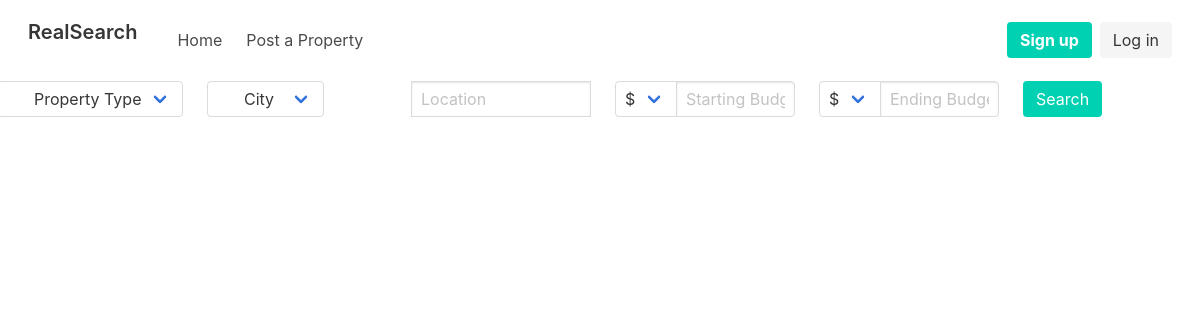
Page /property/ on the earlier database version.
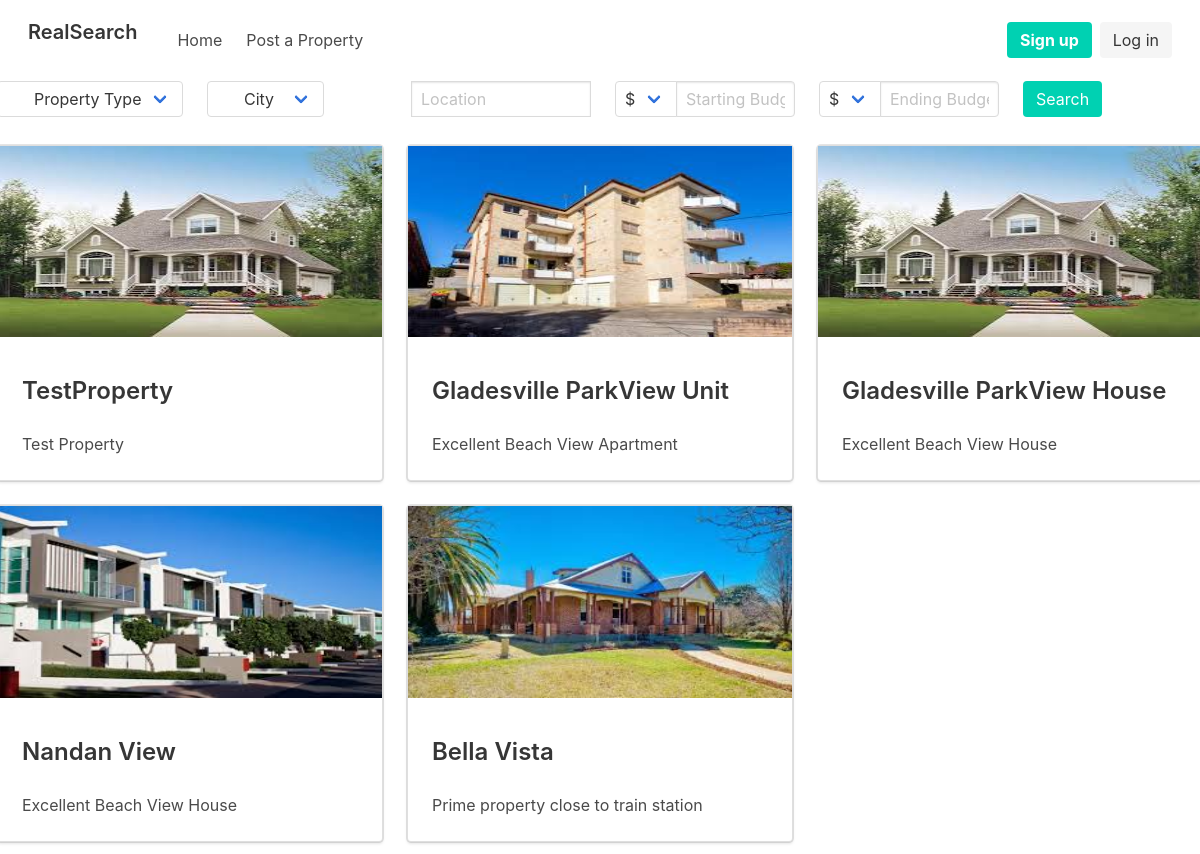
Same page on the later database version.
### property/models.py (models this page shows, shortened)
class Property(models.Model):
    PROPERTY_CHOICES = (
        ('UN', 'Unit'),
        ('TW', 'TownHouse'),
        ('VL', 'Villa'),
        ('HS', 'House'),
    )
    name = models.CharField(max_length=200, blank=True, null=True)
    is_available = models.BooleanField(default=False)
    is_sale = models.BooleanField(default=False)
    is_rental = models.BooleanField(default=False)
    is_published = models.BooleanField(default=False)
    available_date = models.DateField(null=True, blank=True)
    price = models.CharField(max_length=50, blank=True, null=True)
    summary = models.CharField(max_length=500, blank=True, null=True)
    description = models.TextField(max_length=3000, blank=True, null=True)
    address1 =  models.CharField(max_length=100, blank=True, null=True)
    address2 = models.CharField(max_length=100, blank=True, null=True)
    address3 = models.CharField(max_length=100, blank=True, null=True)
    city = models.CharField(max_length=100, blank=True, null=True)
    state = models.CharField(max_length=50, blank=True, null=True)
    country = CountryField(blank=True, null=True)
    postcode = models.CharField(max_length=10, blank=True, null=True)
    property_type = models.CharField(
      max_length = 2,
      choices = PROPERTY_CHOICES,
      default = 'UN',
    )
    bedrooms = models.IntegerField(blank=True, null=True)
    bathrooms = models.IntegerField(blank=True, null=True)
    carparking = models.IntegerField(blank=True, null=True)
    built_up_area = models.CharField(max_length=50, blank=True, null=True)
    profile = models.ForeignKey(Profile, blank=True, null=True, related_name='properties', on_delete=models.CASCADE)
    objects = PropertyManager()
    def get_all_images(self):
        images = self.images.all()
        return images

class Image(models.Model):
    property = models.ForeignKey(Property, related_name='images')
    file = models.ImageField(upload_to='static/images/')
    position = models.PositiveSmallIntegerField(default=0)
    class Meta:
        ordering = ['position']

### property/views.py (the view, shortened to what this page needs)
def property_home(request):
    properties = Property.objects.filter(is_available=True, is_published=True);
    c = {'properties': properties}
    return render(request, 'home.html', c)

### property/templates/home.html
{% extends "base.html" %}
{% block content %}
  <section>
    <div class="row columns">
      {% for property in properties %}
        {% if properties|length > 2 %}
        <div class="column is-one-third">
        {% elif properties|length == 2 %}
        <div class="column is-half">
        {% else %}
        <div class="column is-full">
        {% endif %}
          <div class="card">
            <div class="card-image">
              <figure class="image is-2by1">
                <img src="http://localhost:8000/{{ property.get_all_images.0.file }}">
              </figure>
            </div>
            <div class="card-content">
              <div class="media">
                  <div class="media-content">
                      <p class="title is-4">{{ property.name }}</p>
                  </div>
              </div>
              <div class="content">
                  {{ property.summary }}
              </div>
            </div>
          </div>
        </div>
      {% endfor %}
    </div>
  </section>
{% endblock content %}

### property/templates/base.html (shortened to what this page needs)
{% load static %}
<!DOCTYPE html>
<html lang="en" dir="ltr">
  <head>
    <link rel="stylesheet" href="{% static 'css/bulma.css' %}">
    <link rel="stylesheet" href="https://stackpath.bootstrapcdn.com/bootstrap/4.1.3/css/bootstrap.min.css">
  </head>
  <body>
    {% block navbar %}
      {% include 'navbar.html' %}
    {% endblock navbar %}
    {% block search_bar %}
      {% include 'search.html' %}
    {% endblock search_bar %}
    {% block content %}
    {% endblock content %}
  </body>
</html>

### property/templates/navbar.html (shortened to what this page needs)
{% load static %}
{% block navbar %}
  <nav class="navbar" role="navigation" aria-label="main navigation">
  <div class="navbar-brand">
    <a class="navbar-item" href="{% url 'property_home' %}">
      <p class="title is-5">RealSearch</p>
    </a>
  </div>
  <div id="navbarBasicExample" class="navbar-menu">
    <div class="navbar-start">
      <a class="navbar-item" href="{% url 'property_home' %}">
        Home
      </a>
      <a class="navbar-item" href="{% url 'property_registration' %}">
        Post a Property
      </a>
    </div>
    <div class="navbar-end">
      <div class="navbar-item">
        <div class="buttons">
          {% if user.is_authenticated %}
            <a class="button is-light" href="{% url 'property_logout' %}">
              Log Out
            </a>
          {% else %}
            <a class="button is-primary signUp" href="{% url 'user_registration' %}">
              <strong>Sign up</strong>
            </a>
            <a class="button is-light" href="{% url 'property_login' %}">
              Log in
            </a>
          {% endif %}
        </div>
      </div>
    </div>
  </div>
  </nav>
{% endblock navbar %}

### property/templates/search.html (shortened to what this page needs)
{% block search_bar %}
<section>
  <form action="{% url 'property_home' %}" method="post" accept-charset="UTF-8">
  <div class="row columns">
    <div class="column is-one-sixth">
      <div class="field" name="property_type">
      <p class="control has-icons-left">
        <span class="select">
          <select name="property_type">
            <option selected>Property Type</option>
          </select>
        </span>
      </p>
      </div>
    </div>
    <div class="column is-one-sixth">
      <div class="field">
      <p class="control has-icons-left">
        <span class="select">
          <select name="loc_option">
            <option selected>City</option>
          </select>
        </span>
      </p>
      </div>
    </div>
    <div class="column is-one-sixth">
      <div class="field has-addons">
        <p class="control">
          <input class="input" type="text" name="location" placeholder="Location">
        </p>
      </div>
    </div>
    <div class="column is-one-sixth">
      <div class="field has-addons">
        <p class="control">
          <span class="select">
            <select>
              <option>$</option>
            </select>
          </span>
        </p>
        <p class="control">
          <input class="input" type="text" name="starting_budget" placeholder="Starting Budget">
        </p>
      </div>
    </div>
    <div class="column is-one-sixth">
      <div class="field has-addons">
        <p class="control">
          <span class="select">
            <select>
              <option>$</option>
            </select>
          </span>
        </p>
        <p class="control">
          <input class="input" type="text" name="ending_budget" placeholder="Ending Budget">
        </p>
      </div>
    </div>
    <div class="column is-one-sixth">
      <div class="field is-grouped">
        <p class="control">
          <button class="button is-primary" type="submit">Search</button>
        </p>
      </div>
    </div>
    </form>
</section>
{% endblock %}

Differences in the rows shown:
added Property: get_all_images.0.file (picture), name "TestProperty", summary "Test Property"
added Property: get_all_images.0.file (picture), name "Gladesville ParkView Unit", summary "Excellent Beach View Apartment"
added Property: get_all_images.0.file (picture), name "Gladesville ParkView House", summary "Excellent Beach View House"
added Property: get_all_images.0.file (picture), name "Nandan View", summary "Excellent Beach View House"
added Property: get_all_images.0.file (picture), name "Bella Vista", summary "Prime property close to train station"
